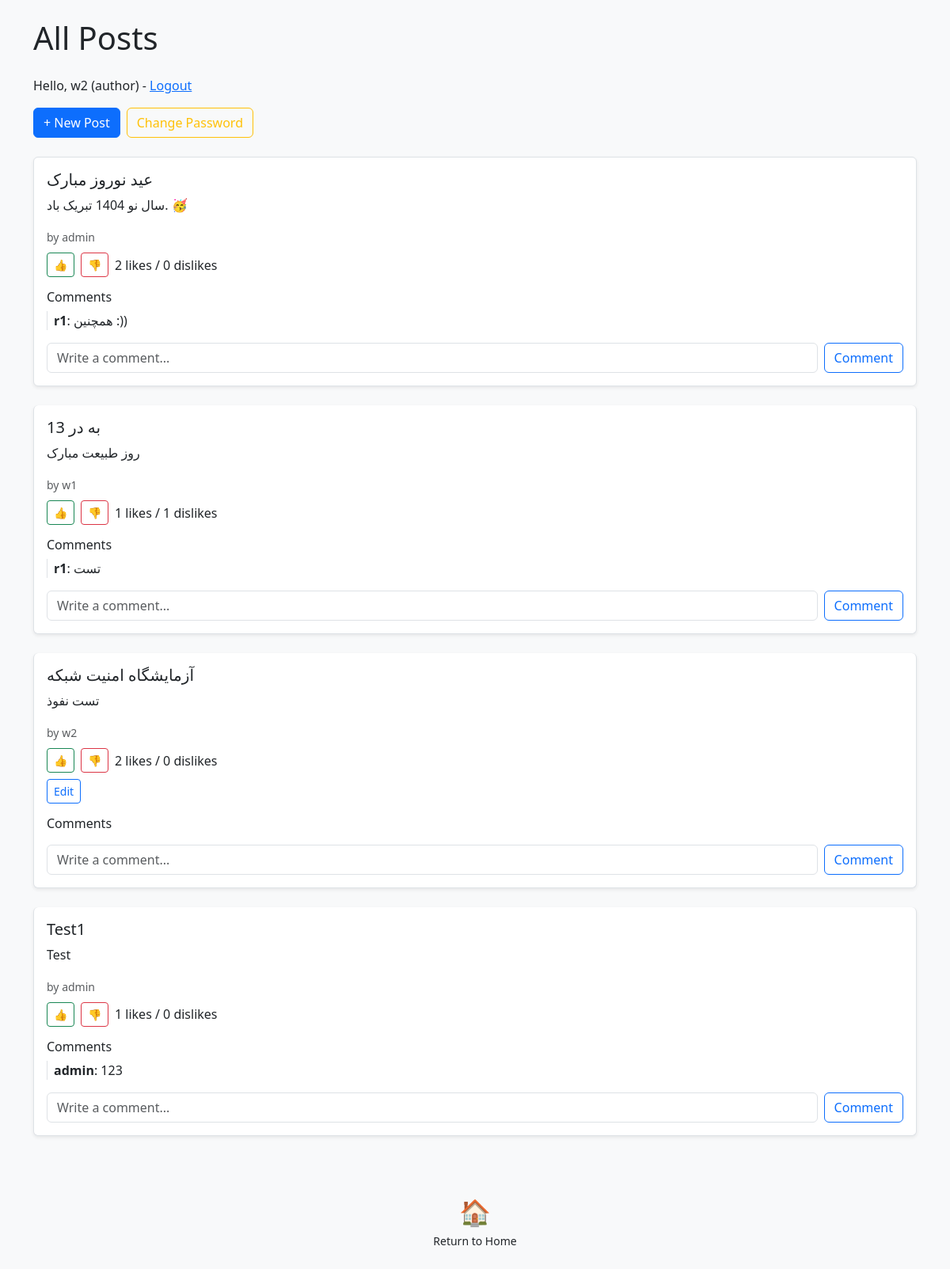
The app's page / (signed in) with its own data.
### Flask_Blog_Application/app/models.py (models this page shows, shortened)
class User(db.Model):
    id = db.Column(db.Integer, primary_key=True)
    username = db.Column(db.String(80), unique=True, nullable=False)
    password = db.Column(db.String(128), nullable=False)
    role = db.Column(db.String(10), nullable=False)

class Post(db.Model):
    id = db.Column(db.Integer, primary_key=True)
    title = db.Column(db.String(100), nullable=False)
    content = db.Column(db.Text, nullable=False)
    author_id = db.Column(db.Integer, db.ForeignKey('user.id'), nullable=False)
    author = db.relationship('User', backref='posts')
    likes = db.relationship('PostLike', backref='post', cascade='all, delete-orphan')
    comments = db.relationship('Comment', backref='post', cascade='all, delete-orphan')

class Comment(db.Model):
    id = db.Column(db.Integer, primary_key=True)
    content = db.Column(db.Text, nullable=False)
    post_id = db.Column(db.Integer, db.ForeignKey('post.id'), nullable=False)
    user_id = db.Column(db.Integer, db.ForeignKey('user.id'), nullable=False)
    user = db.relationship('User', backref='comments')

### Flask_Blog_Application/app/routes.py (the view)
@main.route('/')
def index():
    posts = Post.query.all()
    user = get_current_user()
    return render_template('index.html', posts=posts, user=user)

### Flask_Blog_Application/app/routes.py (called while the page is built)
def get_current_user():
    user_id = session.get('user_id')
    return User.query.get(user_id) if user_id else None

### Flask_Blog_Application/app/templates/index.html (shortened to what this page needs)
{% extends "base.html" %}
{% block content %}
<h1 class="mb-4">All Posts</h1>
{% if user %}
    <p>Hello, {{ user.username }} ({{ user.role }}) - <a href="{{ url_for('main.logout') }}">Logout</a></p>
    <div class="d-flex gap-2 mb-4">
        {% if user.role in ['admin', 'author'] %}
            <a href="{{ url_for('main.create') }}" class="btn btn-primary">+ New Post</a>
        {% endif %}
        <a href="{{ url_for('main.change_password') }}" class="btn btn-outline-warning">Change Password</a>
    </div>
{% else %}
    <p><a href="{{ url_for('main.login') }}">Login</a></p>
{% endif %}
<div class="list-group">
    {% for post in posts %}
        <div class="list-group-item mb-4 shadow-sm p-3 rounded bg-white">
            <h5>{{ post.title }}</h5>
            <p>{{ post.content }}</p>
            <small class="text-muted">by {{ post.author.username }}</small>
            <div class="mt-2 d-flex align-items-center gap-2">
                <a href="{{ url_for('main.like_post', post_id=post.id, action='like') }}" class="btn btn-sm btn-outline-success">👍</a>
                <a href="{{ url_for('main.like_post', post_id=post.id, action='dislike') }}" class="btn btn-sm btn-outline-danger">👎</a>
                {% set likes = post.likes|selectattr('value', 'equalto', 'like')|list %}
                {% set dislikes = post.likes|selectattr('value', 'equalto', 'dislike')|list %}
                <span>{{ likes|length }} likes / {{ dislikes|length }} dislikes</span>
            </div>
            {% if user and (user.role == 'admin' or user.id == post.author_id) %}
                <a href="{{ url_for('main.edit', post_id=post.id) }}" class="btn btn-sm btn-outline-primary mt-2">Edit</a>
            {% endif %}
            <div class="mt-3">
                <h6>Comments</h6>
                {% for comment in post.comments %}
                    <div class="mb-2 border-start ps-2">
                        <strong>{{ comment.user.username }}</strong>: {{ comment.content }}
                    </div>
                {% endfor %}
                {% if user %}
                <form method="POST" action="{{ url_for('main.comment_post', post_id=post.id) }}" class="d-flex gap-2 mt-3">
                    <input type="text" name="content" class="form-control" placeholder="Write a comment..." required>
                    <button class="btn btn-outline-primary" type="submit">Comment</button>
                </form>
                {% endif %}
            </div>
        </div>
    {% endfor %}
</div>
<div class="text-center mt-5">
    <a href="{{ url_for('main.index') }}" class="text-decoration-none text-dark">
        <div class="fs-2">🏠</div>
        <small>Return to Home</small>
    </a>
</div>
{% endblock %}

### records on screen
User: username "w2", role "author"
Post: title "عید نوروز مبارک", content "سال نو 1404 تبریک باد. 🥳", author.username "admin", likes "2", dislikes "0"
Comment: user.username "r1", content "همچنین :))"
Post: title "13 به در", content "روز طبیعت مبارک", author.username "w1", likes "1", dislikes "1"
Comment: user.username "r1", content "تست"
Post: title "آزمایشگاه امنیت شبکه", content "تست نفوذ", author.username "w2", likes "2", dislikes "0"
Post: title "Test1", content "Test", author.username "admin", likes "1", dislikes "0"
Comment: user.username "admin", content "123"
